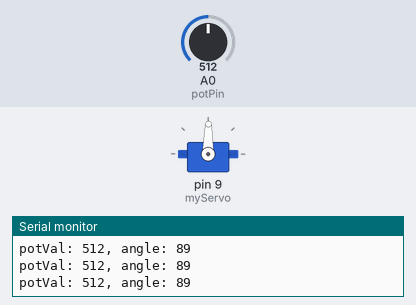
Simulated run of this sketch. Board: Arduino Uno, built with avr-gcc and run on an emulated ATmega328P. On the bench: servo, the last lines printed to the serial monitor. The test bench sets the inputs (shaded band); at power-on: A0 (potPin) = 512.

Above: at 1.2 s.
1.3 s: A0 (potPin) set to 556
At 2.5 s:
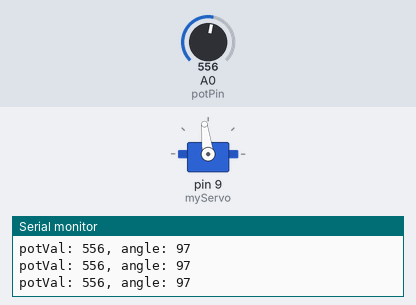
4.3 s: A0 (potPin) set to 583
At 4.6 s:
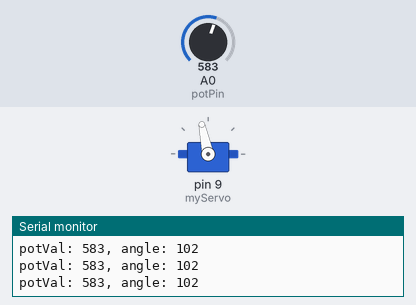
5.8 s: A0 (potPin) set to 306
At 7.0 s:
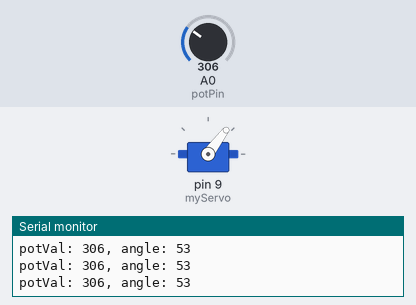
7.3 s: A0 (potPin) set to 716
At 8.3 s:
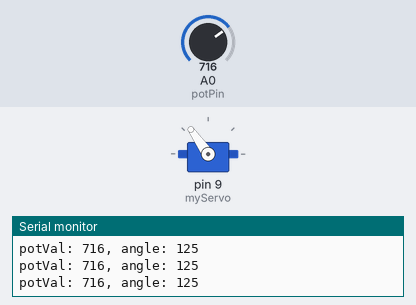
8.8 s: A0 (potPin) set to 0
At 9.8 s:
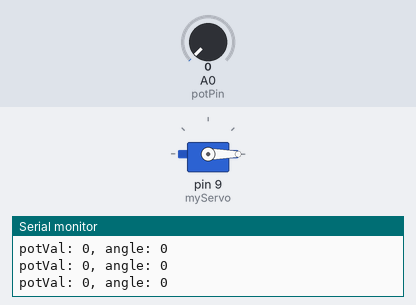
10.3 s: A0 (potPin) set to 8
At 11.2 s:
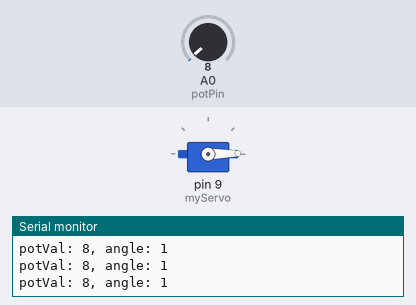
13.3 s: A0 (potPin) set to 11
Timing chart, 0 to 16.3 s (numbered marks = the images above; inputs shaded):
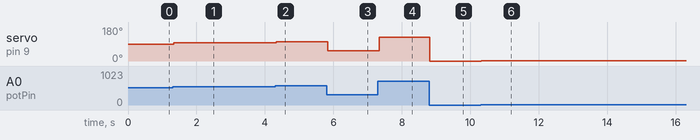

Measured:
- after the input at 1.3 s, servo on pin 9 (myServo): 89° → 97° at once
- after the input at 4.3 s, servo on pin 9 (myServo): 97° → 102° at once
- after the input at 5.8 s, servo on pin 9 (myServo): 102° → 53° at once
- after the input at 7.3 s, servo on pin 9 (myServo): 53° → 125° at once
- after the input at 8.8 s, servo on pin 9 (myServo): 125° → 0° at once
- after the input at 10.3 s, servo on pin 9 (myServo): 0° → 1° at once

The sketch:

project-05.ino
```cpp
// -*-mode: c++; indent-tabs-mode: nil; -*-

#include <Servo.h>

Servo myServo;

int const potPin = A0;
int potVal = 0;
int angle = 0;

void setup() {
  Serial.begin(9600); // open a serial port
  Serial.println("Setting up the pins ..."); // <-- not a part of the original starter kit project code!
  myServo.attach(9);
}

void loop() {
  potVal = analogRead(potPin);
  Serial.print("potVal: ");
  Serial.print(potVal);
  angle = map(potVal, 0, 1023, 0, 179); // <-- original line in the book
  // angle = map(potVal, 0, 1023, 0, 170); // <-- to prevent buzzing when pot is at its highest setting (See Problems.org for details)
  Serial.print(", angle: ");
  Serial.println(angle);
  myServo.write(angle);
  delay(15);
}
```
